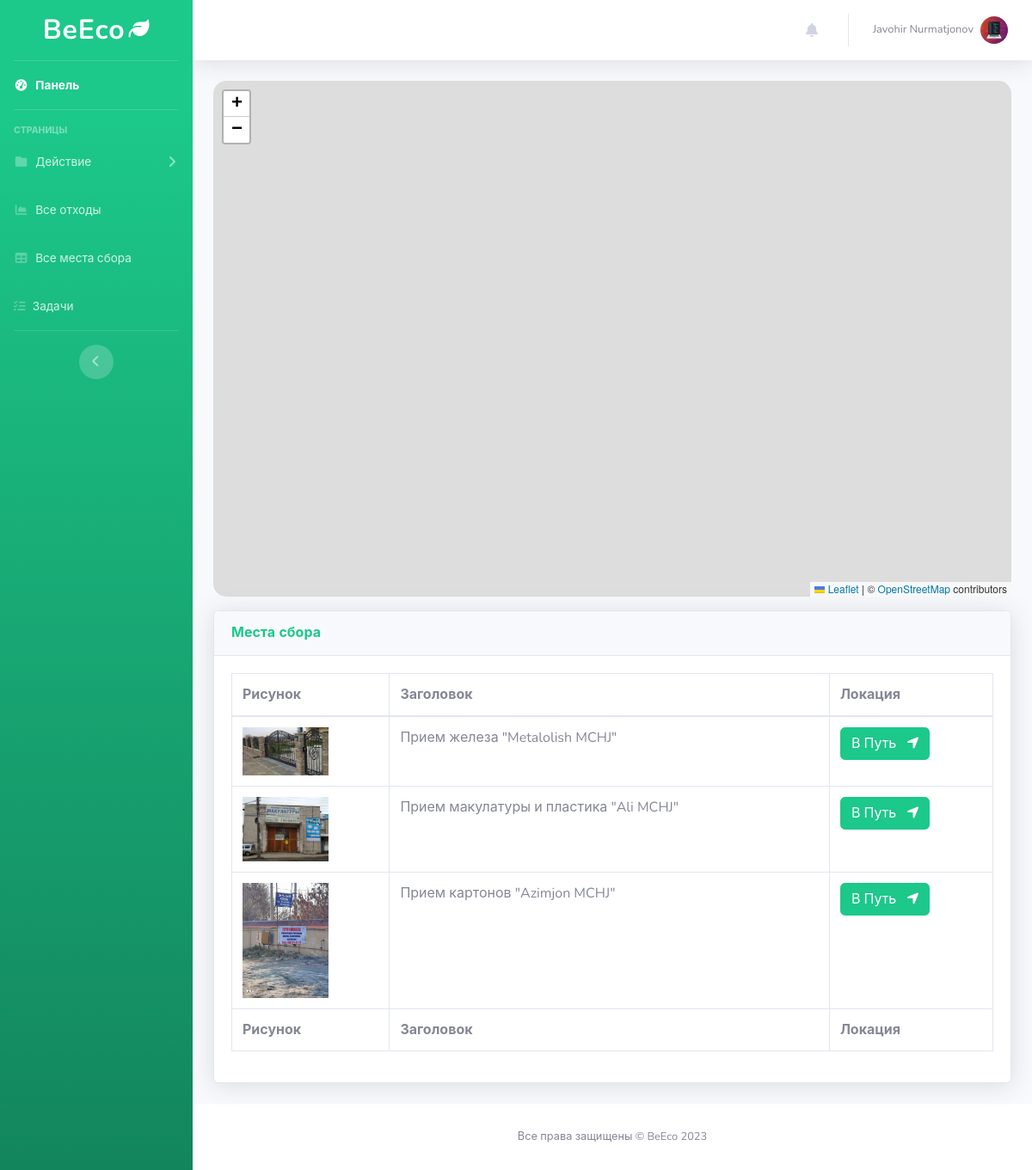
/venue-list/ (signed in), run on the app's committed database.
### main/models.py (models this page shows, shortened)
class ProfileImage(models.Model):
    image = models.ImageField(upload_to="profile/", default="profile/no-image.png", verbose_name="Рисунок")
    user = models.OneToOneField(User, on_delete=models.CASCADE, null=False, blank=False, verbose_name="Пользователь",
                                related_name="profile_image")
    class Meta:
        verbose_name = "Рисунок профиля"
        verbose_name_plural = "Рисунки профиля"

class Venue(models.Model):
    title = models.CharField(max_length=250, unique=True, null=False, blank=False, verbose_name="Заголовок")
    image = models.ImageField(upload_to="venue/", null=False, blank=False, verbose_name="Рисунок")
    location = models.CharField(max_length=500, null=False, blank=False, verbose_name="Геолокация")
    lat = models.FloatField(blank=True, null=True, verbose_name="Широта")
    lon = models.FloatField(blank=True, null=True, verbose_name="Долгота")
    category = models.ForeignKey(Category, on_delete=models.CASCADE, null=False, blank=False, verbose_name="Категория")
    created_at = models.DateTimeField(auto_now_add=True, verbose_name='Дата создания')
    class Meta:
        verbose_name = "Место сбора"
        verbose_name_plural = "Места сбора"

### main/views.py (the view)
# urls.py: path('venue-list/', venue_list_view, name="venue_list"),
@login_required
def venue_list_view(request):
    context = {}
    context['venues'] = Venue.objects.order_by("-created_at")
    return render(request, 'main/venue_list.html', context)

### main/templates/main/venue_list.html (shortened to what this page needs)
{% extends 'base.html' %}
{% load static %}
{% block css %}
<link rel="stylesheet" href="https://unpkg.com/leaflet@1.6.0/dist/leaflet.css"
/>
<link href="{% static 'main/libs/vendor/datatables/dataTables.bootstrap4.min.css' %}" rel="stylesheet">
{% endblock %}
{% block main %}
<div class="row" style="gap: 16px;">
    <div class="col-12">
        <div id="map" style="width: 100%;height: 600px;border-radius: 15px;"></div>
    </div>
    <div class="col-12">
        {% include 'main/components/_venue_table.html' %}
    </div>
</div>
{% endblock %}

### templates/layouts/_topbar.html (shortened to what this page needs)
<nav class="navbar navbar-expand navbar-light bg-white topbar mb-4 static-top shadow">
    <ul class="navbar-nav ml-auto">
        <li class="nav-item dropdown no-arrow mx-1">
            <a class="nav-link dropdown-toggle" href="#" id="alertsDropdown" role="button"
               data-toggle="dropdown" aria-haspopup="true" aria-expanded="false">
                <i class="fas fa-bell fa-fw"></i>
            </a>
        </li>
        <li class="nav-item dropdown no-arrow">
            <a class="nav-link dropdown-toggle" href="#" id="userDropdown" role="button"
               data-toggle="dropdown" aria-haspopup="true" aria-expanded="false">
                <span class="mr-2 d-none d-lg-inline text-gray-600 small">{{ request.user.get_full_name }}</span>
                <img class="img-profile rounded-circle"
                     src="{{ request.user.profile_image.image.url }}">
            </a>
        </li>
    </ul>
</nav>

### main/templates/main/components/_venue_table.html
<div class="card shadow mb-4">
    <div class="card-header py-3">
        <h6 class="m-0 font-weight-bold text-success">Места сбора</h6>
    </div>
    <div class="card-body">
        <div class="table-responsive">
            <table class="table table-bordered" id="dataTable" width="100%" cellspacing="0">
                <thead>
                <tr>
                    <th>Рисунок</th>
                    <th>Заголовок</th>
                    <th>Локация</th>
                </tr>
                </thead>
                <tfoot>
                <tr>
                    <th>Рисунок</th>
                    <th>Заголовок</th>
                    <th>Локация</th>
                </tfoot>
                <tbody>
                {% for venue in venues %}
                <tr>
                    <td><img src="{{ venue.image.url }}" alt="{{ venue.title }}" width="100px" height="auto"></td>
                    <td>{{ venue.title }}</td>
                    <td><a href="{{ venue.location }}" class="btn btn-success"><span class="mr-2">В Путь</span> <i
                            class="fa-solid fa-location-arrow"></i></a></td>
                </tr>
                {% empty %}
                <tr>
                    <td colspan="3" class="text-center">Не найдно</td>
                </tr>
                {% endfor %}
                </tbody>
            </table>
        </div>
    </div>
</div>

### data on the page
Venue: image (picture), title "Прием железа \"Metalolish MCHJ\""
Venue: image (picture), title "Прием макулатуры и пластика \"Ali MCHJ\""
Venue: image (picture), title "Прием картонов \"Azimjon MCHJ\""

### other printed values
{{ request.user.get_full_name }} "Javohir Nurmatjonov"
